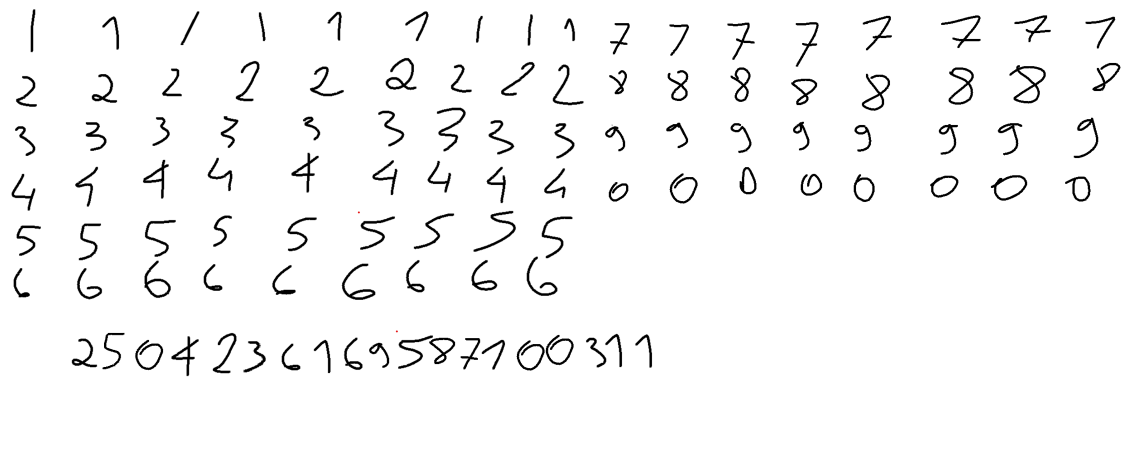
#> input picture test/pictures/picbuilding.png, 2291 x 922 px (shown at 1/2 size)
$ python -i train.py   (imports and definitions only)
#> lines starting #> are read from the running program, lines starting #| are printed output that depends on the picture; after the words box and inside, x2 and y2 are one past the last pixel; in counts of white or black regions, pixels touching at a corner belong together
# src/ocrhelper/train.py
from __future__ import annotations
import os, re, json, math, pathlib, time
from dataclasses import dataclass
from typing import Iterable, SupportsIndex, Tuple, List, Optional

import click
import numpy as np
import joblib
from tqdm import tqdm

from skimage.io import imread
from skimage.transform import resize
from skimage.feature import hog
from skimage import filters, measure, morphology, util

from sklearn.linear_model import SGDClassifier, LogisticRegression
from sklearn.model_selection import train_test_split
from sklearn.metrics import classification_report, accuracy_score
from sklearn.utils import shuffle as sk_shuffle


# =========================
# Utility
# =========================

def ensure_dir(p: pathlib.Path) -> None:
    p.mkdir(parents=True, exist_ok=True)

def now_tag() -> str:
    return time.strftime("%Y%m%d_%H%M%S")

def compile_regex(regex: str) -> re.Pattern:
    return re.compile(regex)

def digits_only(s: str) -> str:
    return re.sub(r"\D", "", s)


# =========================
# HOG Feature-Extractor (32x32)
# =========================

@dataclass
class HogCfg:
    size: Tuple[int, int] = (32, 32)
    ppc: Tuple[int, int] = (8, 8)         # pixels_per_cell
    cpb: Tuple[int, int] = (2, 2)         # cells_per_block

# [28 lines left out: functions hog32, iter_digit_paths, load_digits_matrix, not called in this run]

# =========================
# Sequenz-Features (für Pattern-Kalibrator)
#  - simple Segmentierung + Klassifikation mit Zeichenmodell
# =========================

def preprocess_gray(image: np.ndarray) -> np.ndarray:
    # erwartet Graustufen [0..1] oder [0..255]
    g = util.img_as_float(image) if image.dtype != np.float32 else image
    # adaptiver Schwellenwert
    thr = filters.threshold_local(g, block_size=31, offset=0.02) # type: ignore Falsche Version im Type-Hint
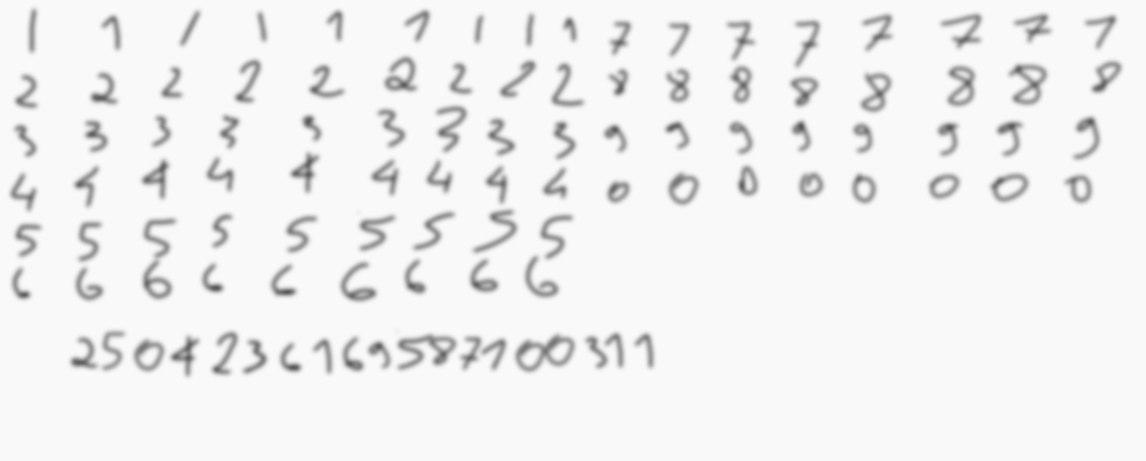
#> thr: shape (922, 2291) float64 (shown at 1/2 size); min 0.337, max 0.98, mean 0.947
    bw = (g < thr).astype(np.uint8)  # Ziffern dunkel -> True
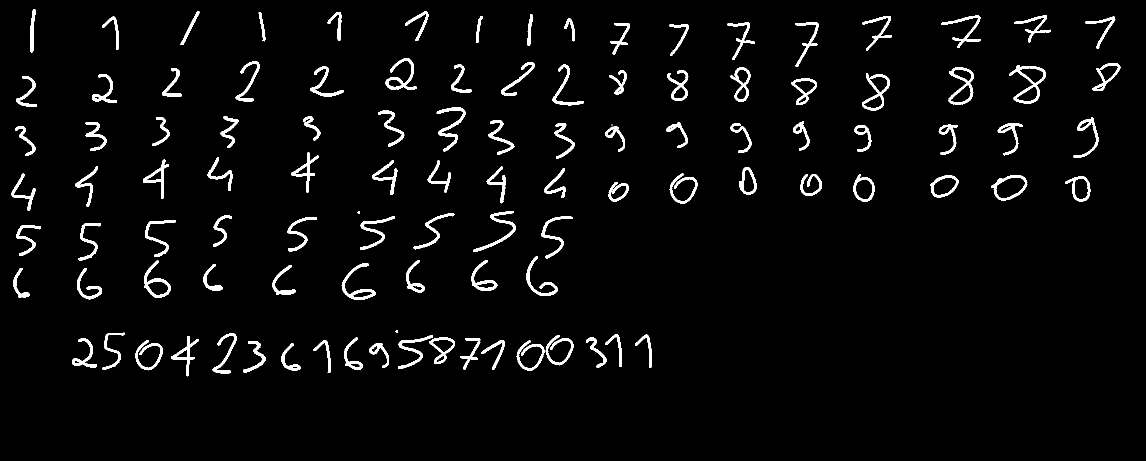
#> bw: shape (922, 2291) (shown at 1/2 size); values 0 (black) and 1 (white), 3.6% white; 109 white regions (2 under 20 px), largest, box (x1, y1, x2, y2) and area: (2019, 130, 2092, 208) 1380, (1897, 135, 1948, 209) 1145, (873, 215, 931, 303) 1139
    bw = morphology.remove_small_objects(measure.label(bw), min_size=16)
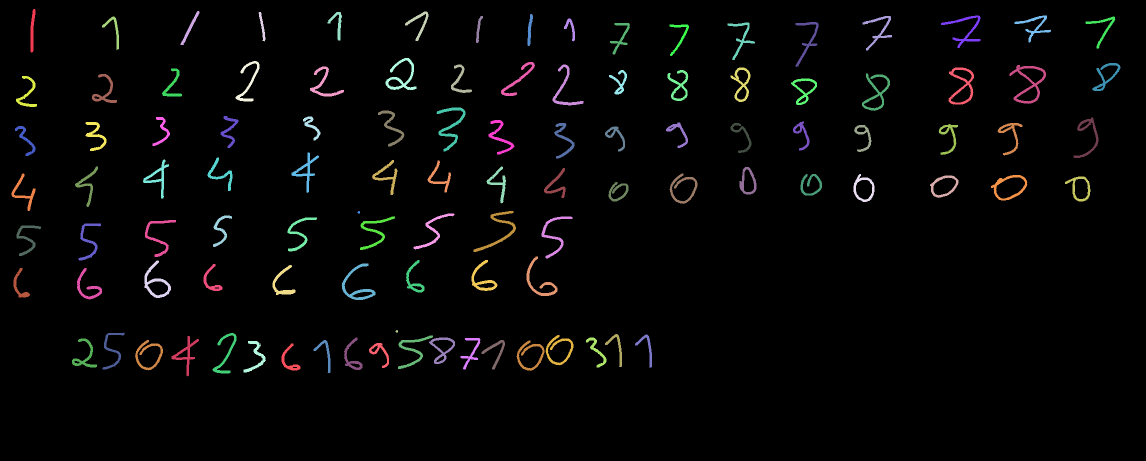
#> bw: shape (922, 2291) int64 (shown at 1/2 size); 108 distinct labels, from 0 to 108; one colour per label, 0 black
    bw = (bw > 0).astype(np.uint8)
    return bw

# [74 lines left out: functions segment_glyphs, predict_sequence, seq_features, not called in this run]


# =========================
# CLI
# =========================

@click.group(help="Training CLI für OCR: Zeichen-Basis und Pattern-Kalibrator")
def cli():
    pass


# ---------- A) Zeichen-Basis (inkrementell, SGD hinge) ----------

# [157 lines left out: functions train_chars, train_pattern, slugify, not called in this run]


# [2 lines not run here, left out]

>>> import cv2
>>> picture = cv2.imread('../../test/pictures/picbuilding.png', cv2.IMREAD_GRAYSCALE)
>>> result = preprocess_gray(picture)
